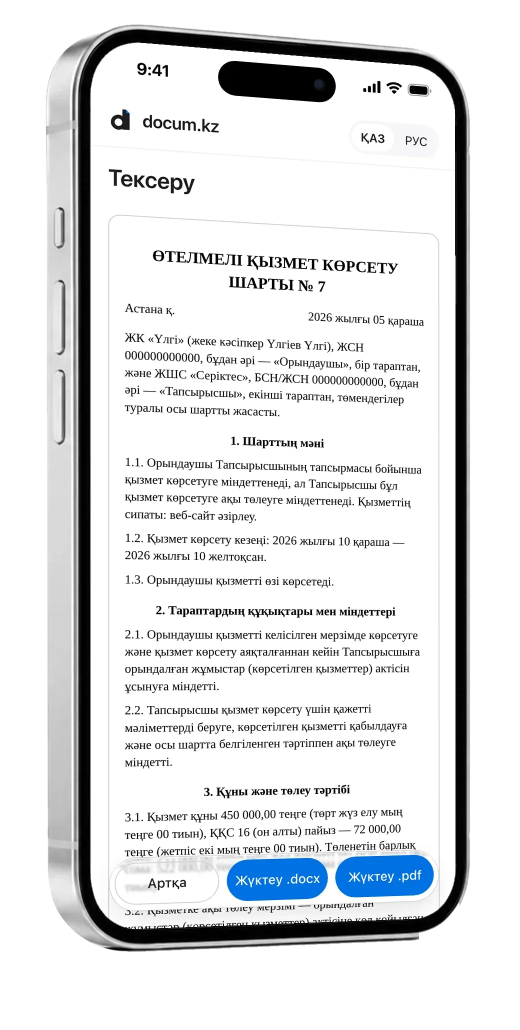
#> input picture assets/hero-kk-2.webp, 1040 x 2060 px (shown at 1/2 size)
$ python hero_cut.py ../assets/hero-kk-2.webp ../assets/hero-kk-dark.webp
#> lines starting #> are read from the running program, lines starting #| are printed output that depends on the picture; after the words box and inside, x2 and y2 are one past the last pixel; in counts of white or black regions, pixels touching at a corner belong together
"""Вырезает телефон с картинки первого экрана: белый фон и тень на полу становятся прозрачными.
python hero_cut.py ВХОД.webp ВЫХОД.webp"""
import sys
import numpy as np
from PIL import Image, ImageDraw, ImageFilter

src, out = sys.argv[1], sys.argv[2]
im = Image.open(src).convert('RGB')
a = np.asarray(im).astype(np.float32)
L = a.mean(axis=2)
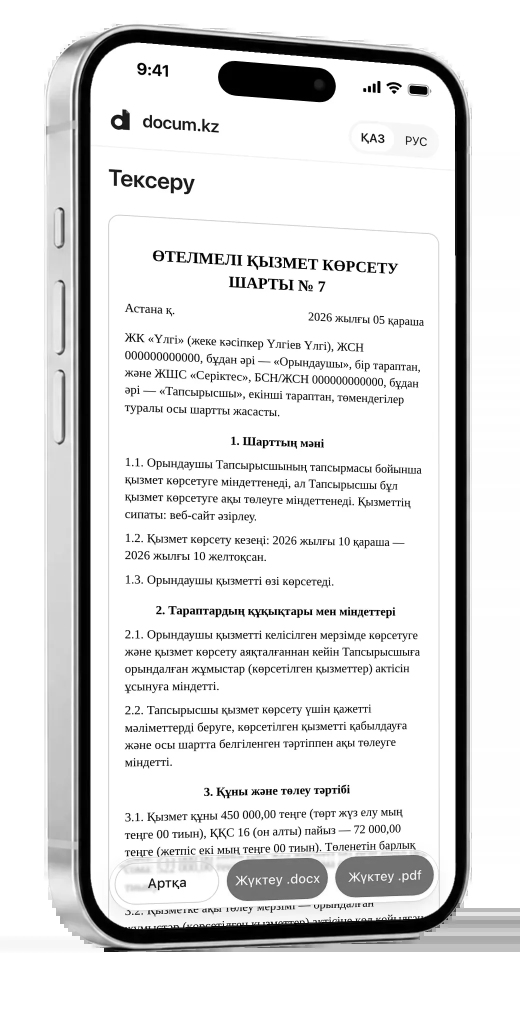
#> L: shape (2060, 1040) float32 (shown at 1/2 size); min 0, max 255, mean 223.9
H, W = L.shape
#> H = 2060; W = 1040
# Экран телефона (найден при сборке картинки) — заливка фона внутрь не заходит.
quad = [(181, 77), (910, 138), (911, 1835), (181, 1861)]
m = Image.fromarray(np.where(L > 240, 255, 0).astype(np.uint8))
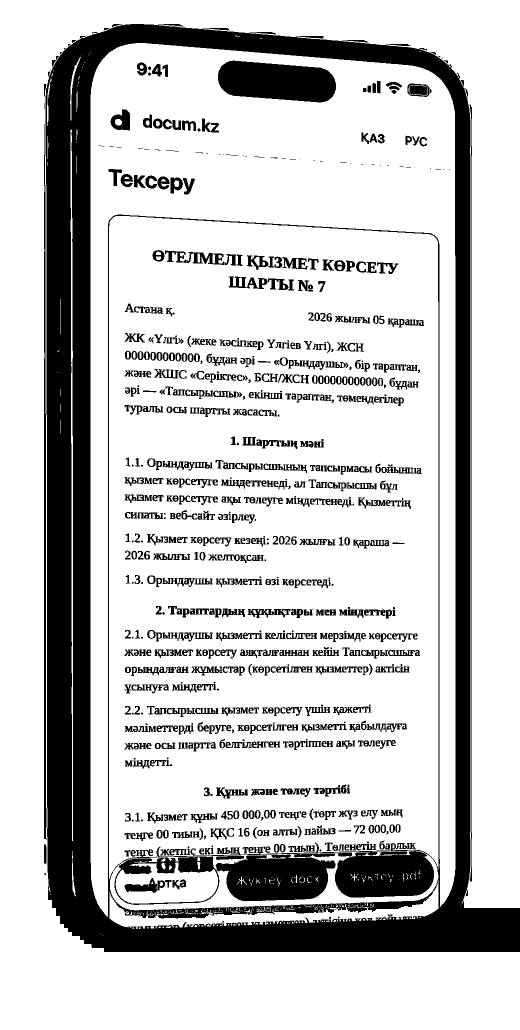
#> m: PIL image 1040x2060 L (shown at 1/2 size); 78.1% white; 787 black regions (172 under 20 px), largest, box (x1, y1, x2, y2) and area: (91, 48, 1040, 1904) 322850, (431, 1709, 671, 1803) 16428, (436, 121, 672, 205) 15487
ImageDraw.Draw(m).polygon(quad, fill=0)
#> m: PIL image 1040x2060 L; 27.6% white; 91 white regions (80 under 20 px), largest, box (x1, y1, x2, y2) and area: (0, 0, 1040, 2060) 585343, (141, 259, 146, 1682) 3965, (140, 114, 162, 241) 378
for seed in [(2, 2), (W - 3, 2), (2, H - 3), (W - 3, H - 3), (W // 2, H - 3), (2, H // 2), (W - 3, H // 2)]:
    if m.getpixel(seed) == 255:
        ImageDraw.floodfill(m, seed, 128)
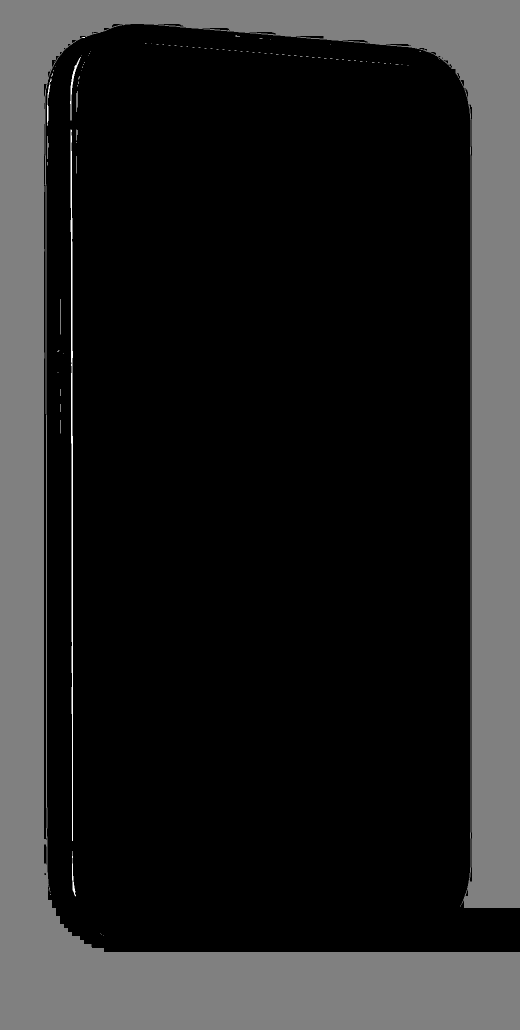
#> m: PIL image 1040x2060 L (shown at 1/2 size); min 0, max 255, mean 35.6
bg = np.asarray(m) == 128
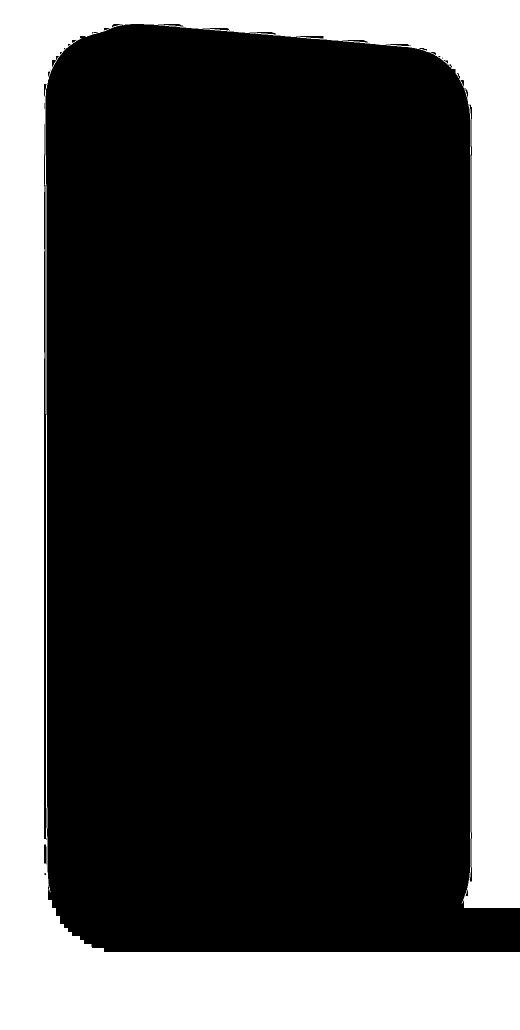
#> bg: shape (2060, 1040) bool (shown at 1/2 size); 27.3% white; 1 white region, box (x1, y1, x2, y2) and area: (0, 0, 1040, 2060) 585330
k = np.asarray(Image.fromarray((bg * 255).astype(np.uint8)).filter(ImageFilter.MaxFilter(3)).filter(ImageFilter.GaussianBlur(1.2))).astype(np.float32) / 255
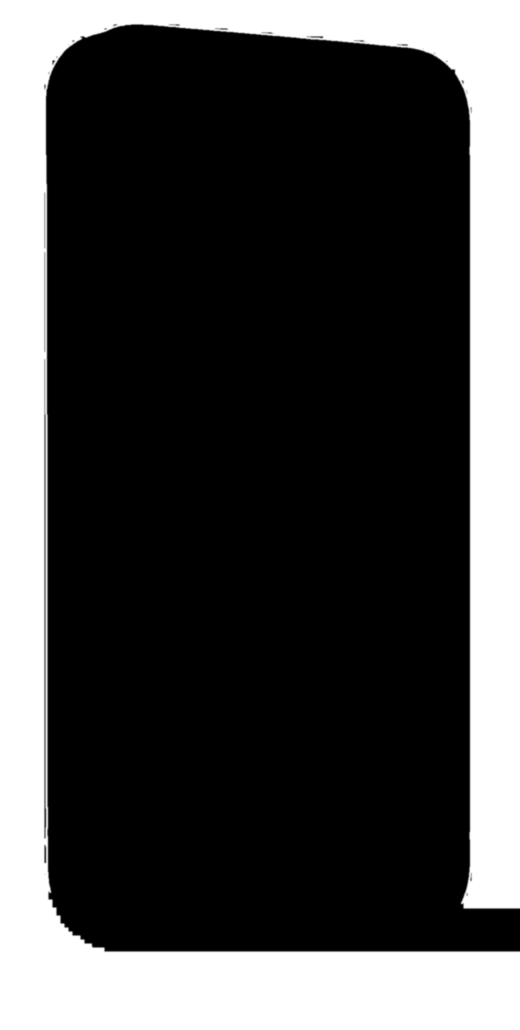
#> k: shape (2060, 1040) float32 (shown at 1/2 size); min 0, max 1, mean 0.278
# Под корпусом — тень и отражение: ниже нижней грани корпуса всё прозрачное.
cutv = np.full(W, 1840.0)
#> cutv = 1040 values from 1840 to 1840
for x in range(W):
    col = L[1800:1970, x]
    d = np.where(col < 110)[0]
    if len(d):
        cutv[x] = 1800 + d.max() + 1
        continue
    d = np.where(col[:80] < 212)[0]
    if len(d):
        cutv[x] = 1800 + d.max() + 1
#> after the loop, cutv = 1040 values, max 1904 at index 208, min 1801 at index 165, mean 1878.5
cutv = np.array([np.median(cutv[max(0, x - 1):x + 2]) for x in range(W)])
#> cutv = 1040 values, max 1904 at index 208, min 1805 at index 165, mean 1878.5
for x in range(0, 255):   # левый нижний угол корпуса — дуга радиусом 160 px
    cutv[x] = 1741.0 if x < 94 else 1741 + np.sqrt(max(0.0, 160 ** 2 - (x - 254) ** 2))
#> after the loop, cutv = 1040 values, max 1904 at index 292, min 1741 at index 0, mean 1869.9
yy = np.arange(H)[:, None]
#> yy = 2060 values from 0 to 2059
below = np.clip((yy - cutv[None, :]) / 2.0, 0, 1)
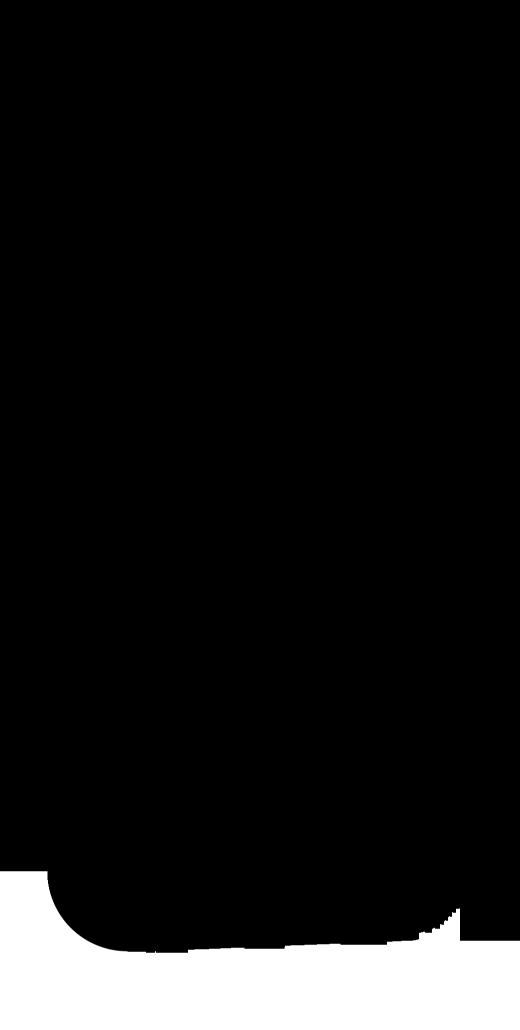
#> below: shape (2060, 1040) float64 (shown at 1/2 size); min 0, max 1, mean 0.0915
k = np.maximum(k, below)
alpha = np.clip((1 - k) * 255, 0, 255).astype(np.uint8)
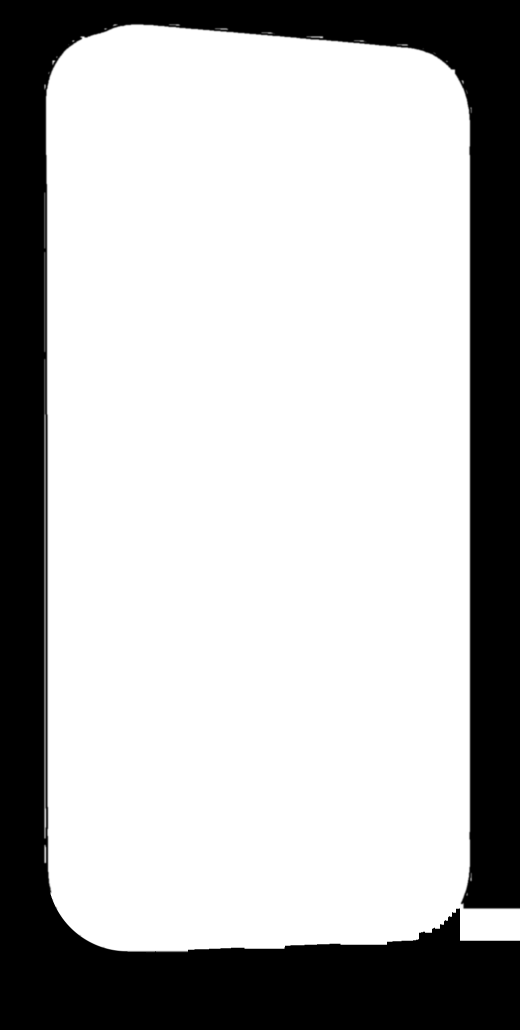
#> alpha: shape (2060, 1040) (shown at 1/2 size); min 0, max 255, mean 182.4
rgba = np.dstack([a.astype(np.uint8), alpha])
Image.fromarray(rgba, 'RGBA').save(out, 'WEBP', quality=82, method=6)
print(out, 'прозрачно', round(float((alpha < 10).mean()), 3))
#| ../assets/hero-kk-dark.webp прозрачно 0.277

$ run again, on assets/hero-ru-2.webp
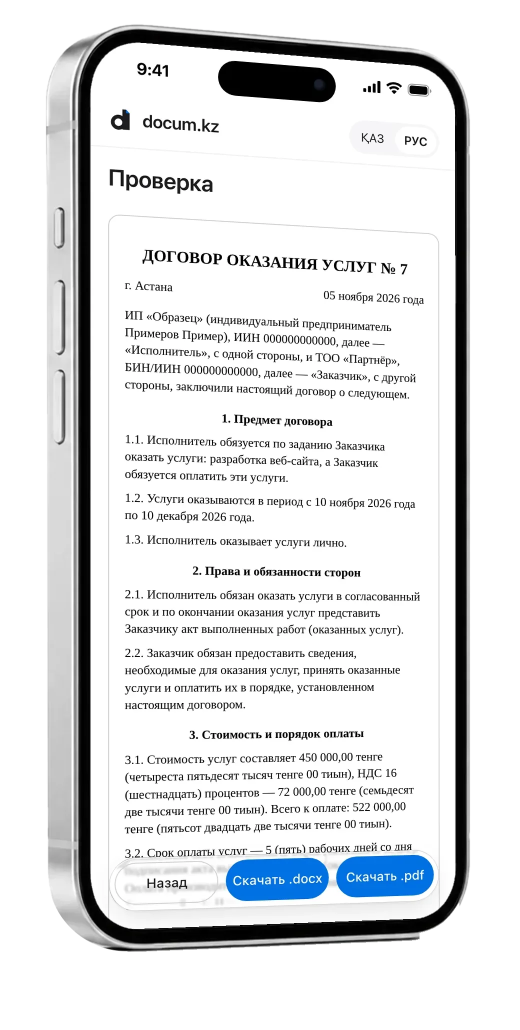
#> input picture assets/hero-ru-2.webp, 1040 x 2060 px (shown at 1/2 size)
#> `L = a.mean(axis=2)`:
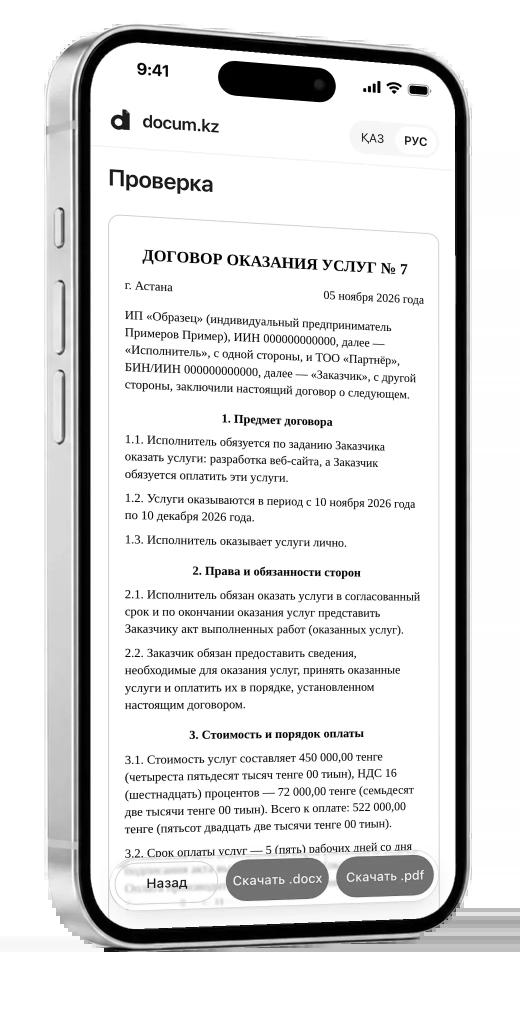
#> L: shape (2060, 1040) float32 (shown at 1/2 size); min 0, max 255, mean 223.8
#> `m = Image.fromarray(np.where(L > 240, 255, 0).astype(np.uint8))`:
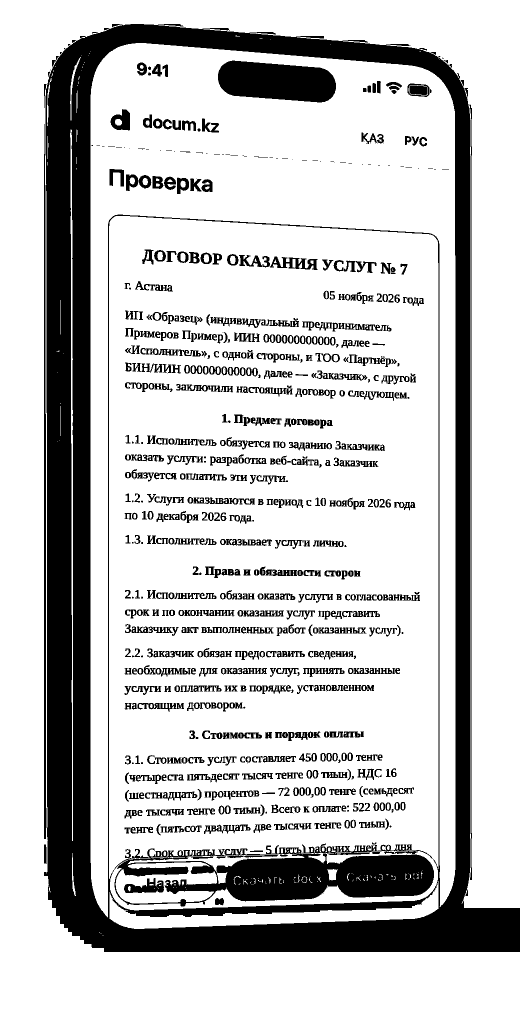
#> m: PIL image 1040x2060 L (shown at 1/2 size); 78% white; 765 black regions (117 under 20 px), largest, box (x1, y1, x2, y2) and area: (88, 48, 1040, 1904) 340338, (436, 121, 672, 205) 15488, (88, 248, 93, 1678) 4998
#> bg: shape (2060, 1040) bool; 27.3% white; 1 white region, box (x1, y1, x2, y2) and area: (0, 0, 1040, 2060) 585195
#> after the loop `for x in range(W):`: cutv = 1040 values, max 1904 at index 208, min 1801 at index 165, mean 1878.5
#> `cutv = np.array([np.median(cutv[max(0, x - 1):x + 2]) for x in range(W..`: cutv = 1040 values, max 1904 at index 208, min 1805 at index 165, mean 1878.5
#> after the loop `for x in range(0, 255):`: cutv = 1040 values, max 1904 at index 293, min 1741 at index 0, mean 1869.9
#| ../assets/hero-ru-2.webp прозрачно 0.277

$ run again, on assets/hero-ru-dark.webp
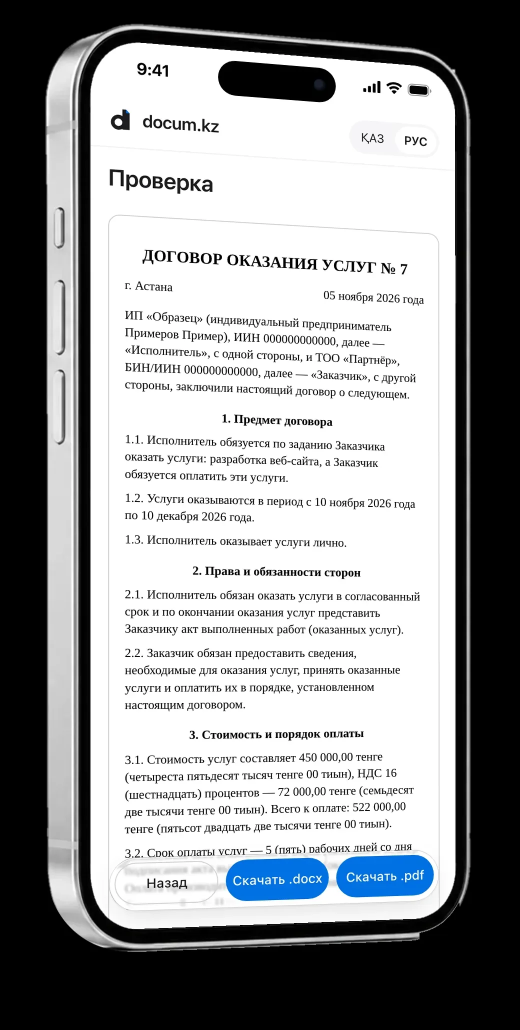
#> input picture assets/hero-ru-dark.webp, 1040 x 2060 px (shown at 1/2 size)
#> im is the input picture: PIL image 1040x2060 RGB; mean R, G, B 149.5, 151, 152.4
#> `ImageDraw.Draw(m).polygon(quad, fill=0)`:
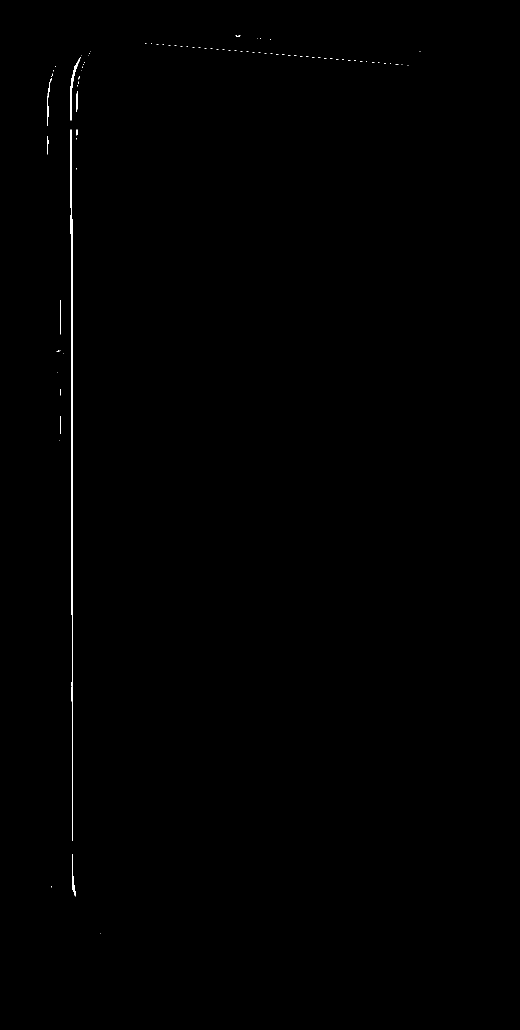
#> m: PIL image 1040x2060 L (shown at 1/2 size); 0.24% white; 83 white regions (74 under 20 px), largest, box (x1, y1, x2, y2) and area: (140, 259, 146, 1682) 3932, (140, 114, 162, 241) 384, (144, 1708, 152, 1793) 209
#> bg: shape (2060, 1040) bool; every value is 0
#> k: shape (2060, 1040) float32; every value is 0
#> after the loop `for x in range(W):`: cutv = 1040 values from 1970 to 1970
#> after the loop `for x in range(0, 255):`: cutv = 1040 values from 1741 to 1970
#> `rgba = np.dstack([a.astype(np.uint8), alpha])`:
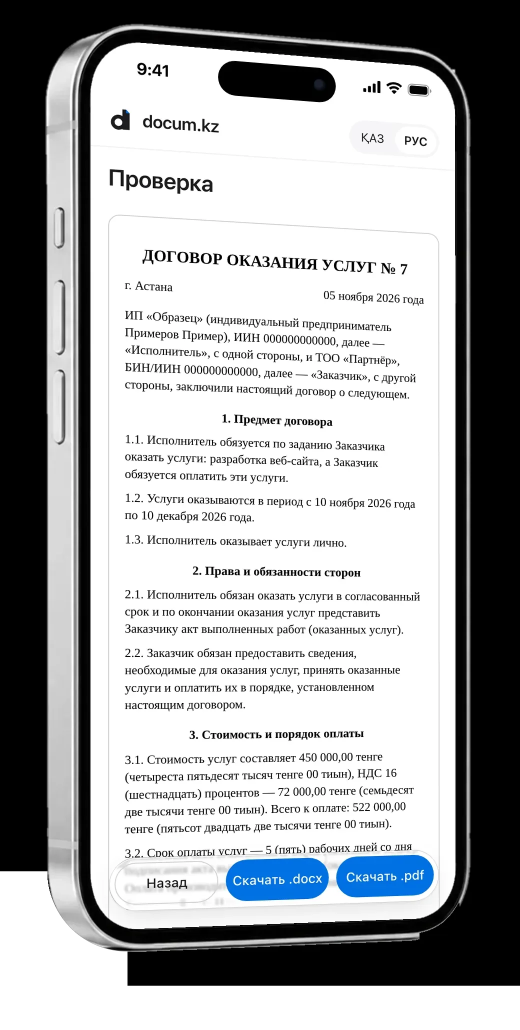
#> rgba: shape (2060, 1040, 4) (shown at 1/2 size); mean R, G, B, A 149.5, 151, 152.4, 239.5; transparent parts drawn white
#| ../assets/hero-ru-dark.webp прозрачно 0.061
